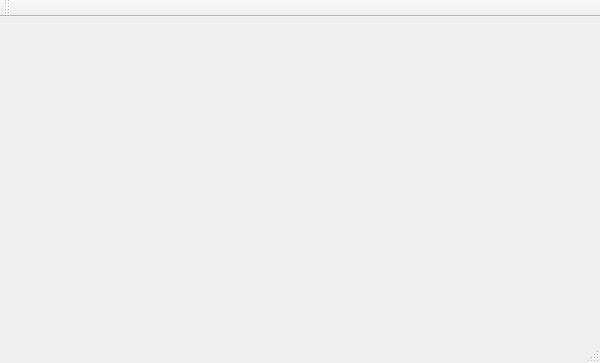
<?xml version="1.0" encoding="UTF-8"?>
<ui version="4.0">
 <class>DemoClass</class>
 <widget class="QMainWindow" name="DemoClass">
  <property name="geometry">
   <rect>
    <x>0</x>
    <y>0</y>
    <width>600</width>
    <height>363</height>
   </rect>
  </property>
  <property name="windowTitle">
   <string>Demo</string>
  </property>
  <widget class="QWidget" name="centralWidget"/>
  <widget class="QMenuBar" name="menuBar">
   <property name="geometry">
    <rect>
     <x>0</x>
     <y>0</y>
     <width>600</width>
     <height>23</height>
    </rect>
   </property>
   <property name="defaultUp">
    <bool>false</bool>
   </property>
   <property name="nativeMenuBar">
    <bool>true</bool>
   </property>
  </widget>
  <widget class="QToolBar" name="mainToolBar">
   <property name="floatable">
    <bool>true</bool>
   </property>
   <attribute name="toolBarArea">
    <enum>TopToolBarArea</enum>
   </attribute>
   <attribute name="toolBarBreak">
    <bool>false</bool>
   </attribute>
  </widget>
  <widget class="QStatusBar" name="statusBar"/>
 </widget>
 <layoutdefault spacing="6" margin="11"/>
 <resources>
  <include location="demo.qrc"/>
 </resources>
 <connections/>
</ui>
